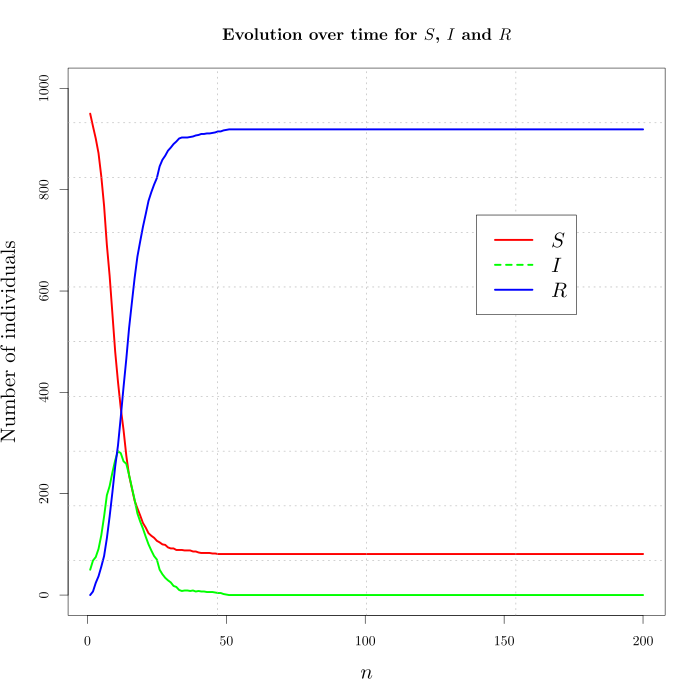

The R source for this figure:
require( tikzDevice );

tikz( 'problem1e.tex' , standAlone = TRUE);

beta <- function(I, tot) {
    return(0.5*I/tot);
}

S.0 <- 950;
I.0 <- 50;
R.0 <- 0;
S <- 1;
I <- 2;
R <- 3;
Y.0 <- c(S.0, I.0, R.0);
gamma <- 0.20;
tot <- 1000;
ns <- 3;
n <- 200;
N <- 1000;
Y <- matrix(c(Y.0, 1:(ns*(n - 1))), nrow = ns);
t.s <- 0;
t.i <- 0;
p <- 0;

cat(sprintf("Starting simulation, simulating %i time steps\n", n));

for (i in 2:n) {
    # Calculate number of people that gets sick
    dI = rbinom(1, Y[S, i - 1], beta(Y[I, i - 1], tot));
    # Calculate number of people that recovers
    dR = rbinom(1, Y[I, i - 1], gamma);
    # Update population
    Y[S, i] <- Y[S, i - 1] - dI;
    Y[I, i] <- Y[I, i - 1] + dI - dR;
    Y[R, i] <- Y[R, i - 1] + dR;
    # cat(sprintf("dI: %f\ndR: %f\nS: %f\nI: %f\nR: %f\nTotal: %f\n", dI, dR, Y[S, i], Y[I, i], Y[R, i], Y[S, i] + Y[I, i] + Y[R, i]));    
}

cat(sprintf("Simulations complete!\n"));
cat(sprintf("Final population distribution:\n\n"));

S <- Y[1,];
I <- Y[2,];
R <- Y[3,];
t <- c(1:n);

cat(sprintf("S: %f\nI: %f\nR: %f\nTotal: %f\n", S[length(S)], I[length(I)], R[length(R)], S[length(S)] + I[length(I)] + R[length(R)]));

plot(t, S, type='l', col='red', main = 'Evolution over time for $S$, $I$ and $R$', ylim=c(0, tot), ylab='Number of individuals', xlab='$n$', cex.lab=1.5, lwd = 3.5);
lines(t, I, type='l', col='green', lwd = 3.5);
lines(t, R, type='l', col='blue', lwd = 3.5);
grid(nx=4, ny=10, col='darkgrey');
legend(x=0.7*n, y=0.75*tot, legend=c('$S$', '$I$', '$R$'),
       col=c('red', 'green', 'blue'), lty=1:2, cex=1.5, bg='white', lwd = 3.5)
dev.off();

tools::texi2dvi('problem1e.tex',pdf=T);
system('xdg-open problem1e.pdf');
